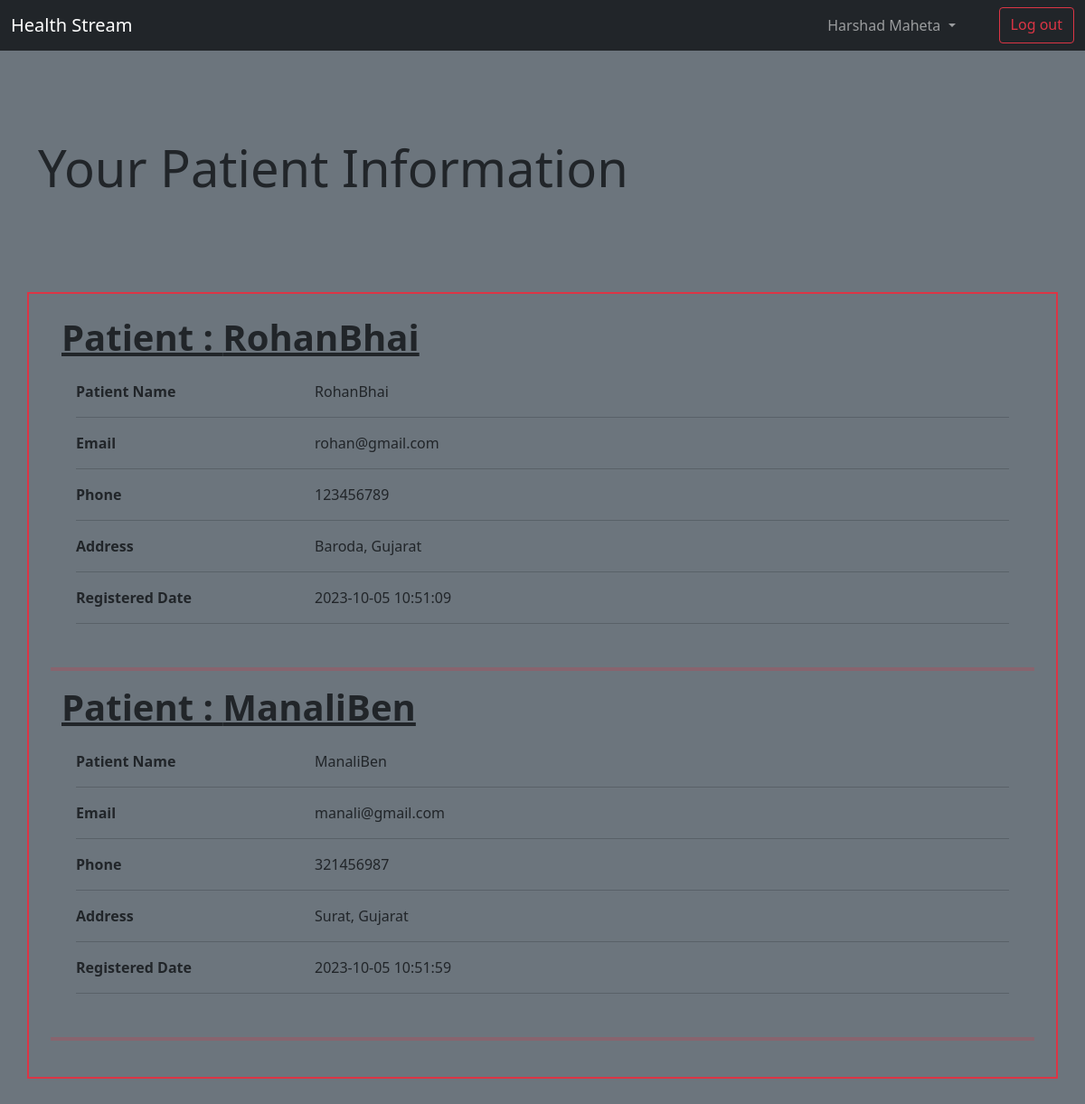
Screenshot of /Doctor/myPatient.php (signed in) with the database file from the repository.
### tables this page shows
CREATE TABLE `users` (
  `username` varchar(30) NOT NULL,
  `email` varchar(256) NOT NULL,
  `phonenumber` varchar(15) NOT NULL,
  `registered_date` datetime NOT NULL,
  `password` varchar(32) NOT NULL,
  `address` varchar(10000) NOT NULL,
  `allocateddoctor` varchar(100) NOT NULL,
  `disease` varchar(1000) NOT NULL
);

### Doctor/myPatient.php (the view, shortened to what this page needs)
<!DOCTYPE html>
<html lang="en">
<head>
    <link href="https://cdn.jsdelivr.net/npm/bootstrap@5.0.2/dist/css/bootstrap.min.css" rel="stylesheet"
>
</head>
<body class="bg-secondary">
    <?php
    include './navbar.php';
    ?>
    <div class="container my-5 py-5">
        <h1 class="display-4">Your Patient Information</h1>
    </div>
<div class="container border border-2 p-4 border-danger my-5">
    <?php
    include "../config.php";
    $sql = " SELECT username, email, phonenumber, registered_date, address, allocateddoctor FROM users WHERE `allocateddoctor`= '{$_SESSION['username']}' ";
    $result = mysqli_query($conn, $sql);
    if (mysqli_num_rows($result) > 0) {
        while ($row = mysqli_fetch_assoc($result)) {
            echo "
            <section class='container'>
              <h1><b><u> Patient : ". $row['username']."</u></b></h1>
              <div class='col-lg-12'>
                <div class='card-body'>
                  <div class='row'>
                    <div class='col-sm-3'>
                      <p class='mb-0'><b>Patient Name</b></p>
                    </div>
                    <div class='col-sm-9'>
                      <p class='mb-0'>" . $row['username'] . "</p>
                    </div>
                  </div>
                  <hr />
                  <div class='row'>
                    <div class='col-sm-3'>
                      <p class='mb-0'><b>Email</b></p>
                    </div>
                    <div class='col-sm-9'>
                      <p class='mb-0'>" . $row['email'] . "</p>
                    </div>
                  </div>
                  <hr />
                  <div class='row'>
                    <div class='col-sm-3'>
                      <p class='mb-0'><b>Phone</b></p>
                    </div>
                    <div class='col-sm-9'>
                      <p class='mb-0'>" . $row['phonenumber'] . "</p>
                    </div>
                  </div>
                  <hr />
                  <div class='row'>
                    <div class='col-sm-3'>
                      <p class='mb-0'><b>Address</b></p>
                    </div>
                    <div class='col-sm-9'>
                      <p class='mb-0'>" . $row['address'] . "</p>
                    </div>
                  </div>
                  <hr />
                  <div class='row'>
                    <div class='col-sm-3'>
                      <p class='mb-0'><b>Registered Date</b></p>
                    </div>
                    <div class='col-sm-9'>
                      <p class='mb-0'>" . $row['registered_date'] . "</p>
                    </div>
                  </div>
                  <hr />
                </div>
              </div>
            </section>
            <hr class=' border border-2 border-danger'>
            ";
        }
    } else {
        echo "No Patients";
    }
    ?>
</div>
</body>
</html>

### rows the page displays
users: username "RohanBhai", email "rohan@gmail.com", phonenumber "123456789", address "Baroda, Gujarat", registered_date "2023-10-05 10:51:09"
users: username "ManaliBen", email "manali@gmail.com", phonenumber "321456987", address "Surat, Gujarat", registered_date "2023-10-05 10:51:59"

### other values shown
$_SESSION['username'] "Harshad Maheta"
